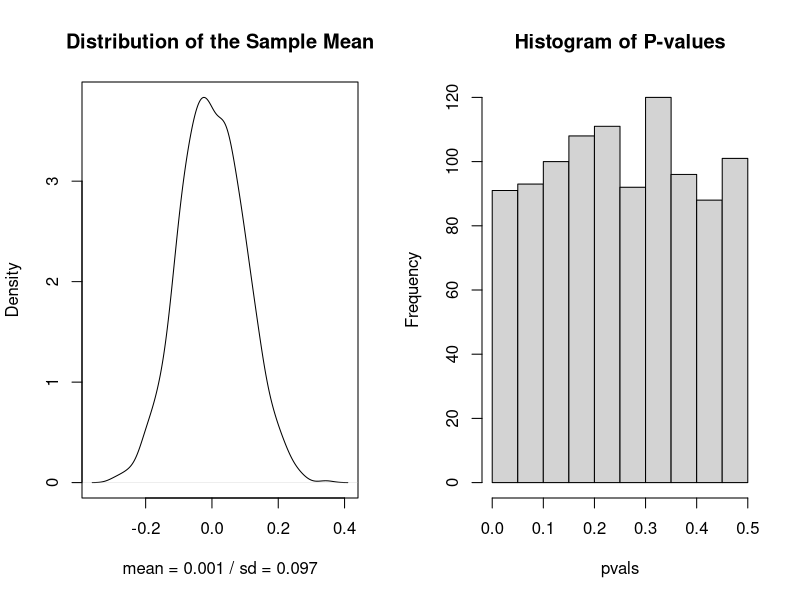

R code for this plot:
## ---- chunk 1
sample(x = c(1,3,5,7,9),
       size= 3, 
       replace = FALSE)
## ---- chunk 2
for( index in 1:5){
  sample.temp <- sample(x= c(1,3,5,7,9),
                        size= 3, 
                        replace = TRUE)
  cat("Sample #",index,"=",sample.temp, "\n")
}
## ---- chunk 3
for( index in 1:5){
  sample.temp <- sample(x= c(1,3,5,7,9),
                        size= 3, 
                        replace = TRUE, 
                        prob = c(0.1,0.1,0.1,0.1,0.6))
  cat("Sample #",index,"=",sample.temp, "\n")
}

## ---- chunk 4
sample(x = c("A","T","G","C"),
       size= 10, 
       replace = TRUE,
       prob = c(0.3,0.3,0.2,0.2))
## ---- chunk 5

set.seed(1987) 
sample(x = 1:100,size = 10, replace = FALSE)

set.seed(1987)
sample(x = 1:100,size = 10, replace = FALSE)

sample(x = 1:100,size = 10, replace = FALSE)

## ---- chunk 6

set.seed(2002)
rnorm(10)

set.seed(2002)
rnorm(10)

## ---- chunk 7

for( i in 1:5){
  file.name <- paste("QG16","Lab5","file",i,sep = "_")
  # you can add as many elements as you want within the parentheses, the sep option specifies the separation character
  file.name <- paste(file.name, "txt", sep = ".")
  cat(file.name, "\n")    
}

## ---- chunk 8

sampling_function<- function(sample_size,
                             number_of_samples,
                             population_mean,
                             population_sd){
    sample_means <- c()
    
    for ( i in 1:number_of_samples ){
          sample_means[i] <- mean(rnorm(sample_size,
                                        mean = population_mean, 
                                        sd = population_sd))
      
    }
    
    sample_dist_mean <- mean(sample_means)
    sample_dist_sd <- sd(sample_means)
    
    pvals <- pnorm(abs(sample_means), 
                   mean = population_mean, 
                   sd = population_sd / sqrt(sample_size), 
                   lower.tail = FALSE)
    
    n0_reject <- sum(pvals < 0.025)
    
    cat("Null Hypothesis is rejected in ", 
        n0_reject," out of ",number_of_samples," cases",
        "(",100 * n0_reject/number_of_samples ,"%)", "\n")
    
    par(mfrow = c(1,2))
    plot(density(sample_means), main = "Distribution of the Sample Mean",
         xlab = sprintf("mean = %.3f / sd = %.3f", sample_dist_mean,sample_dist_sd))
    hist(pvals, main = "Histogram of P-values")
    
  
}
set.seed(777)
## ---- chunk 9
sampling_function(sample_size = 100, 
                  number_of_samples = 1000, 
                  population_mean = 0,
                  population_sd = 1)
